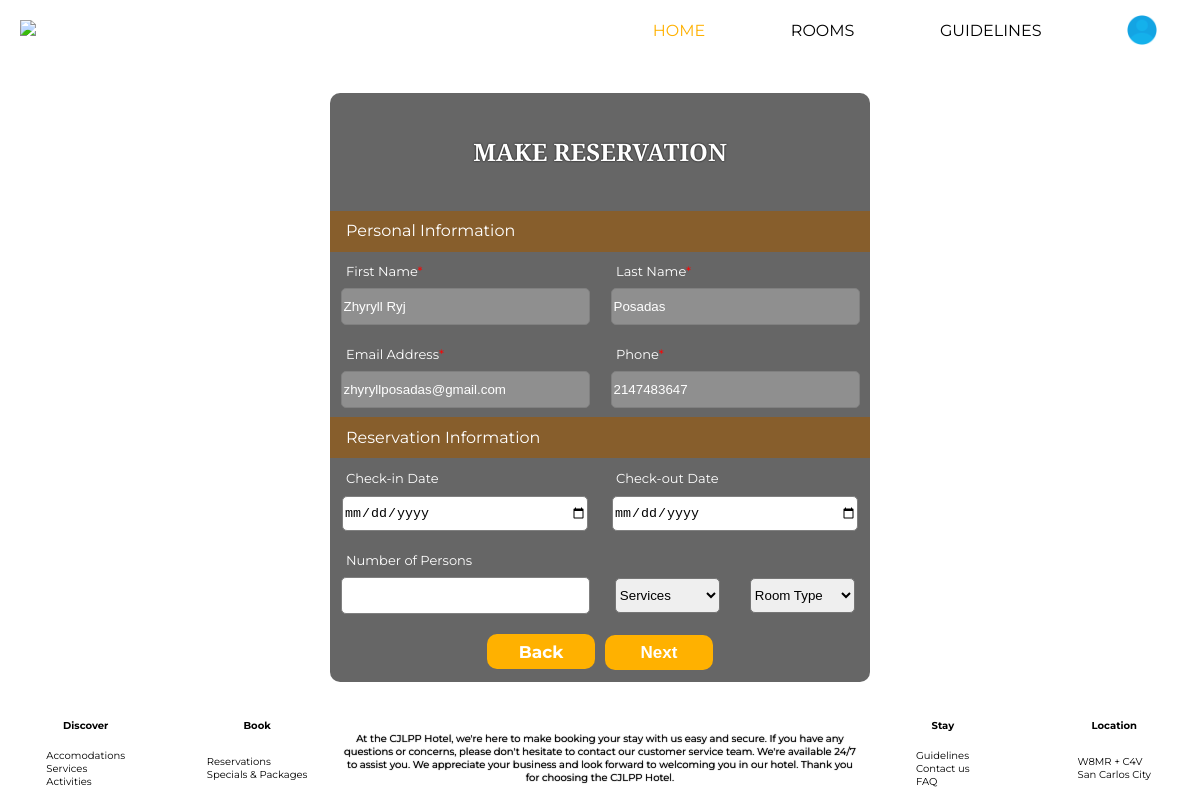
/accomodationForm.php, run on the app's committed database.
### tables this page shows
CREATE TABLE `registeredaccount` (
  `user_id` int(4) NOT NULL,
  `username` varchar(255) NOT NULL,
  `fname` varchar(255) NOT NULL,
  `lname` varchar(255) NOT NULL,
  `contact` int(4) NOT NULL,
  `email` varchar(255) NOT NULL,
  `password` varchar(255) NOT NULL
);

### accomodationForm.php (the view, shortened to what this page needs)
<!DOCTYPE html>
<html lang="en">
<head>
    <link rel="stylesheet" href="style.css">
</head>
<body>
    <div class="flex-container">
        <div class="header">
            <div class="logo">
                <a href="profile.php"><img src="img/LOGO.png"></a>
            </div>
            <div class="navbar" method="post">
                <a href="profile.php" style="color: #FFB100" class="navigation">HOME</a>
                <a href="rooms.php" class="navigation">ROOMS</a>
                <a href="profileGuidelines.php" class="navigation">GUIDELINES</a>
                <a href="account.php"><img src="img/profile-user.png"></a>
            </div>
        </div>
        <?php
            include 'db/connection.php';
            $select = mysqli_query($connection, "SELECT * FROM registeredaccount");
            $result = mysqli_fetch_object($select);
        ?>
        <div class="body">
            <form class="accomodation" method="post" action="db/insert.php">
                <div class="formHeader">
                    <h2>MAKE RESERVATION</h2>
                </div>
                <div class="formBody">
                    <div class="personalInfo">
                        <div class="pInfo">
                            <p>Personal Information</p>
                        </div>
                        <div class="pForm">
                            <div class="prForm1">
                                <div class="box1">
                                    <div class="boxLabel">
                                        <label for="fname">First Name<span>*</span></label>
                                    </div>
                                    <div class="boxInput">
                                        <input type="text" name="fname" id="fname" value="<?=$result->fname?>" disabled>
                                    </div>
                                </div>
                                <div class="box2">
                                    <div class="boxLabel">
                                        <label for="email">Email Address<span>*</span></label>
                                    </div>
                                    <div class="boxInput">
                                        <input type="email" name="email" id="email" value="<?=$result->email?>" disabled>
                                    </div>
                                </div>
                            </div>
                            <div class="prForm2">
                                <div class="box1">
                                    <div class="boxLabel">
                                        <label for="lname">Last Name<span>*</span></label>
                                    </div>
                                    <div class="boxInput">
                                        <input type="text" name="lname" id="lname"  value="<?=$result->lname?>" disabled>
                                    </div>
                                </div>
                                <div class="box2">
                                    <div class="boxLabel">
                                        <label for="phone">Phone<span>*</span></label>
                                    </div>
                                    <div class="boxInput">
                                        <input type="tel" name="phone" id="phone"  value="<?=$result->contact?>" disabled>
                                    </div>
                                </div>
                            </div>
                        </div>
                    </div>
                    <div class="reserveInfo">
                        <div class="rInfo">
                            <p>Reservation Information</p>
                        </div>
                        <div class="rForm">
                            <div class="prForm1">
                                <div class="box1">
                                    <div class="boxLabel">
                                        <label for="CheckinDate">Check-in Date</label>
                                    </div>
                                    <div class="boxInput">
                                        <input type="date" class="colorBlack" name="checkindate" id="CheckinDate" required>
                                    </div>
                                </div>
                                <div class="box2">
                                    <div class="boxLabel">
                                        <label for="number">Number of Persons</label>
                                    </div>
                                    <div class="boxInput">
                                        <input type="number" class="colorBlack" name="number" id="number" min="1" max="10">
                                    </div>
                                </div>
                            </div>
                            <div class="prForm2">
                                <div class="box1">
                                    <div class="boxLabel">
                                        <label for="CheckoutDate">Check-out Date</label>
                                    </div>
                                    <div class="boxInput">
                                        <input type="date" class="colorBlack" name="checkoutdate" id="CheckoutDate" required>
                                    </div>
                                </div>
                                <div class="box2">
                                    <div class="boxLabel">
                                    </div>
                                    <div class="boxInput">
                                        <div class="boxInput1">
                                        <select name="service" required>
                                            <option value="" disabled selected>Services</option>
                                        </select>
                                        </div>
                                        <div class="boxInput2">
                                            <select name="roomType" required>
                                                <option value="" disabled selected>Room Type</option>
                                            </select>
                                        </div>
                                    </div>
                                </div>
                            </div>
                        </div>
                    </div>
                </div>
                <div class="formFooter">
                    <a href="services.php">Back</a>
                    <input type="submit" name="submitForm" value="Next">
                </div>
        </form>
        </div>
        <div class="footer">
            <div class="discover">
                <div class="label">Discover</div>
                <div class="link">
                    <ul>
                        <li>Accomodations</li>
                        <li>Services</li>
                        <li>Activities</li>
                    </ul>
                </div>
            </div>
            <div class="book">
                <div class="label">Book</div>
                <div class="link">
                    <ul>
                        <li>Reservations</li>
                        <li>Specials & Packages</li>
                    </ul>
                </div>
            </div>
            <div class="message">
               <p>At the CJLPP Hotel, we're here to make booking your stay with us easy and secure. If you have any questions or concerns, please don't hesitate to contact our customer service team.
                We're available 24/7 to assist you. We appreciate your business and look forward to welcoming you in our hotel. Thank you for choosing the CJLPP Hotel.
               </p>
            </div>
            <div class="stay">
                <div class="label">Stay</div>
                <div class="link">
                    <ul>
                        <li>Guidelines</li>
                        <li>Contact us</li>
                        <li>FAQ</li>
                    </ul>
                </div>
            </div>
            <div class="location">
                <div class="label">Location</div>
                <div class="link">
                   <p> W8MR + C4V<br> San Carlos City</p>
                </div>
            </div>
        </div>
    </div>
</body>
</html>

### style.css (style rules this page uses)
body { padding: 0; margin: 0; font-family: 'Montserrat', sans-serif; }
.flex-container { display: flex; height: 100vh; flex-direction: column; }
.header { height: 60px; display: flex; flex-direction: row; background-color: white; }
.logo { flex: 1; display: flex; align-items: center; margin-left: 20px; }
.logo img { height: 50px; width: auto; filter: saturate(150%); }
.navbar { flex: 1; display: flex; flex-direction: row; justify-content: space-around; align-items: center; }
.navbar a { padding: 10px; cursor: pointer; border-radius: 5px; color: black; text-decoration: none; font-family: 'Montserrat', sans-serif; }
.navbar img { height: 30px; width: auto; margin-bottom: -4px; filter: invert(55%) sepia(99%) saturate(572%) hue-rotate(158deg) brightness(96%) contrast(92%); }
.body { flex: 10; display: flex; justify-content: center; align-items: center; background-size: cover; background-position: center; background-repeat: repeat; transition: 5s; animation-name: animate; animation-direction: alternate-reverse; animation-duration: 30s; animation-fill-mode: forwards; animation-iteration-count: infinite; animation-play-state: running; animation-timing-function: ease-in-out; }
label { font-size: 13px; }
.accomodation { background-color: #00000099; width: 45%; height: 90%; border-radius: 10px; display: flex; flex-direction: column; }
.formHeader { flex: 2; border-radius: 10px 10px 0 0; display: flex; justify-content: center; align-items: center; background: url(img/accomodation-bg.jpg); background-size: cover; background-position: center; }
.formHeader h2 { font-family: 'Inria Serif', serif; color: white; text-shadow: 0 0 2px black; }
.formBody { flex: 7; display: flex; flex-direction: column; }
.personalInfo { flex: 1; display: flex; flex-direction: column; }
.pInfo p, .rInfo p { line-height: 0; margin-left: 16px; color: white; }
.pInfo { flex: 1; display: flex; align-items: center; background-color: #875e2c; }
.pForm { flex: 4; display: flex; flex-direction: row; }
.reserveInfo { flex: 1; display: flex; flex-direction: column; }
.rInfo { flex: 1; display: flex; align-items: center; background-color: #875e2c; }
.rForm { flex: 4; display: flex; flex-direction: row; }
.prForm1 { flex: 1; display: flex; flex-direction: column; }
.prForm2 { flex: 1; display: flex; flex-direction: column; }
.box1 { flex: 1; display: flex; flex-direction: column; }
.box2 { flex: 1; display: flex; flex-direction: column; }
.boxLabel { flex: 2; display: flex; align-items: flex-end; flex-direction: row; }
.boxLabel label { margin-left: 16px; color: white; }
.boxLabel label span { color: red; }
.boxInput { flex: 4; display: flex; align-items: center; justify-content: center; flex-direction: row; }
.boxInput1 { flex: 1; display: flex; align-items: center; justify-content: center; }
.boxInput2 { flex: 1; display: flex; align-items: center; justify-content: center; }
.boxInput input { width: 90%; height: 60%; border-radius: 5px; border: 1px solid gray; color: white; }
.boxInput .colorBlack { color: black; }
.boxInput1 select, .boxInput2 select { width: 78%; height: 35px; border-radius: 5px; }
.formFooter { flex: 1; border-radius: 0 0 10px 10px; display: flex; align-items: center; justify-content: center; }
.formFooter a { width: 20%; height: 59%; cursor: pointer; background-color: #FFB100; color: white; font-size: 17px; font-weight: bold; border-radius: 10px; border: none; display: flex; justify-content: center; align-items: center; text-decoration: none; margin: 1px 10px 3px 0; }
.formFooter input { width: 20%; height: 60%; cursor: pointer; background-color: #FFB100; color: white; font-size: 17px; font-weight: bold; border-radius: 10px; border: none; }
.footer { height: 85px; display: flex; flex-direction: row; font-family: 'Montserrat', sans-serif; background-color: white; color: black; font-size: 10px; }
.discover { flex: 1; display: flex; flex-direction: column; }
.label { flex: 1; display: flex; justify-content: center; align-items: center; font-weight: bold; }
.link { flex: 3; display: flex; justify-content: center; align-items: center; }
.link ul li { cursor: pointer; list-style: none; }
.link ul { padding: 0; }
.book { flex: 1; display: flex; flex-direction: column; }
.message { flex: 3; display: flex; justify-content: center; align-items: center; }
.message p { text-align: center; text-shadow: 0 0 1px black; }
.stay { flex: 1; display: flex; flex-direction: column; }
.location { flex: 1; display: flex; flex-direction: column; }

### data on the page
registeredaccount: fname "Zhyryll Ryj", email "zhyryllposadas@gmail.com", lname "Posadas", phone "2147483647"
